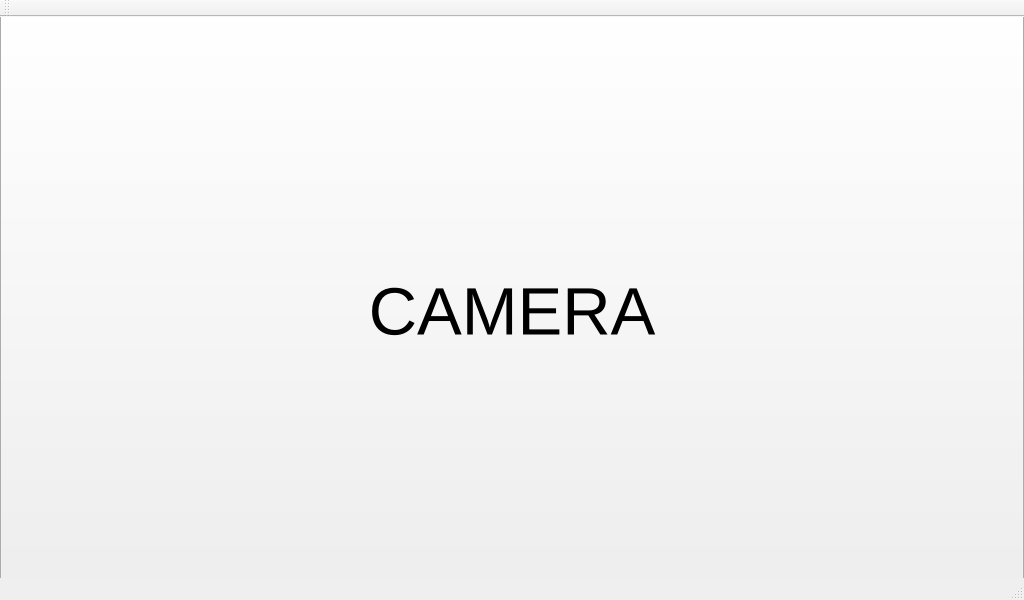
<?xml version="1.0" encoding="UTF-8"?>
<ui version="4.0">
 <class>MainWindow</class>
 <widget class="QMainWindow" name="MainWindow">
  <property name="geometry">
   <rect>
    <x>0</x>
    <y>0</y>
    <width>1024</width>
    <height>600</height>
   </rect>
  </property>
  <property name="windowTitle">
   <string>MainWindow</string>
  </property>
  <widget class="QWidget" name="centralWidget">
   <widget class="QPushButton" name="cameraButton">
    <property name="geometry">
     <rect>
      <x>0</x>
      <y>-11</y>
      <width>1024</width>
      <height>611</height>
     </rect>
    </property>
    <property name="font">
     <font>
      <pointsize>50</pointsize>
     </font>
    </property>
    <property name="text">
     <string>CAMERA</string>
    </property>
   </widget>
  </widget>
  <widget class="QMenuBar" name="menuBar">
   <property name="geometry">
    <rect>
     <x>0</x>
     <y>0</y>
     <width>1024</width>
     <height>23</height>
    </rect>
   </property>
  </widget>
  <widget class="QToolBar" name="mainToolBar">
   <attribute name="toolBarArea">
    <enum>TopToolBarArea</enum>
   </attribute>
   <attribute name="toolBarBreak">
    <bool>false</bool>
   </attribute>
  </widget>
  <widget class="QStatusBar" name="statusBar"/>
 </widget>
 <layoutdefault spacing="6" margin="11"/>
 <resources/>
 <connections/>
</ui>
